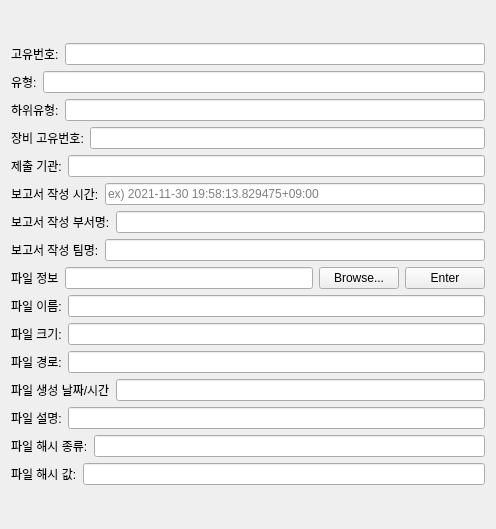
                  <widget class="QWidget" name="AI_Reports__scrollAreaWidgetContents_1">
                   <property name="geometry">
                    <rect>
                     <x>0</x>
                     <y>-333</y>
                     <width>496</width>
                     <height>529</height>
                    </rect>
                   </property>
                   <layout class="QGridLayout" name="gridLayout_12">
                    <item row="0" column="0">
                     <layout class="QVBoxLayout" name="AI_Reports__verticalLayout_1">
                      <item>
                       <layout class="QHBoxLayout" name="AI_Reports_id__horizontalLayout_1">
                        <item>
                         <widget class="QLabel" name="AI_Reports_id__label_1">
                          <property name="text">
                           <string>고유번호:</string>
                          </property>
                         </widget>
                        </item>
                        <item>
                         <widget class="QLineEdit" name="AI_Reports_id__lineEdit_1"/>
                        </item>
                       </layout>
                      </item>
                      <item>
                       <layout class="QHBoxLayout" name="AI_Reports_type__horizontalLayout_1">
                        <item>
                         <widget class="QLabel" name="AI_Reports_type__label_1">
                          <property name="text">
                           <string>유형:</string>
                          </property>
                         </widget>
                        </item>
                        <item>
                         <widget class="QLineEdit" name="AI_Reports_type__lineEdit_1"/>
                        </item>
                       </layout>
                      </item>
                      <item>
                       <layout class="QHBoxLayout" name="AI_Reports_subtype__horizontalLayout_1">
                        <item>
                         <widget class="QLabel" name="AI_Reports_subtype__label_1">
                          <property name="text">
                           <string>하위유형:</string>
                          </property>
                         </widget>
                        </item>
                        <item>
                         <widget class="QLineEdit" name="AI_Reports_subtype__lineEdit_1"/>
                        </item>
                       </layout>
                      </item>
                      <item>
                       <layout class="QHBoxLayout" name="AI_Reports_mgmt_id__horizontalLayout_1">
                        <item>
                         <widget class="QLabel" name="AI_Reports_mgmt_id__label_1">
                          <property name="text">
                           <string>장비 고유번호:</string>
                          </property>
                         </widget>
                        </item>
                        <item>
                         <widget class="QLineEdit" name="AI_Reports_mgmt_id__lineEdit_1"/>
                        </item>
                       </layout>
                      </item>
                      <item>
                       <layout class="QHBoxLayout" name="AI_Reports_submission_agency__horizontalLayout_1">
                        <item>
                         <widget class="QLabel" name="AI_Reports_submission_agency__label_1">
                          <property name="text">
                           <string>제출 기관:</string>
                          </property>
                         </widget>
                        </item>
                        <item>
                         <widget class="QLineEdit" name="AI_Reports_submission_agency__lineEdit_1"/>
                        </item>
                       </layout>
                      </item>
                      <item>
                       <layout class="QHBoxLayout" name="AI_Reports_reports_creation_datetime__horizontalLayout_1">
                        <item>
                         <widget class="QLabel" name="AI_Reports_reprot_creation_datetime__label_1">
                          <property name="text">
                           <string>보고서 작성 시간:</string>
                          </property>
                         </widget>
                        </item>
                        <item>
                         <widget class="QLineEdit" name="AI_Reports_reprot_creation_datetime__lineEdit_1">
                          <property name="placeholderText">
                           <string>ex) 2021-11-30 19:58:13.829475+09:00</string>
                          </property>
                         </widget>
                        </item>
                       </layout>
                      </item>
                      <item>
                       <layout class="QHBoxLayout" name="AI_Reports_division_name_of_report_maker__horizontalLayout_1">
                        <item>
                         <widget class="QLabel" name="AI_Reports_division_name_of_report_maker__label_1">
                          <property name="text">
                           <string>보고서 작성 부서명:</string>
                          </property>
                         </widget>
                        </item>
                        <item>
                         <widget class="QLineEdit" name="AI_Reports_division_name_of_report_maker__lineEdit_1"/>
                        </item>
                       </layout>
                      </item>
                      <item>
                       <layout class="QHBoxLayout" name="AI_Reports_team_name_of_report_maker__horizontalLayout_1">
                        <item>
                         <widget class="QLabel" name="AI_Reports_team_name_of_report_maker__label_1">
                          <property name="text">
                           <string>보고서 작성 팀명:</string>
                          </property>
                         </widget>
                        </item>
                        <item>
                         <widget class="QLineEdit" name="AI_Reports_team_name_of_report_maker__lineEdit_1"/>
                        </item>
                       </layout>
                      </item>
                      <item>
                       <layout class="QHBoxLayout" name="AI_Reports_file_info__horizontalLayout_1">
                        <item>
                         <widget class="QLabel" name="AI_Reports_file_info__label_1">
                          <property name="text">
                           <string>파일 정보</string>
                          </property>
                         </widget>
                        </item>
                        <item>
                         <widget class="QLineEdit" name="AI_Reports_file_info__lineEdit_1"/>
                        </item>
                        <item>
                         <widget class="QPushButton" name="AI_Reports_file_info__browseButton_1">
                          <property name="text">
                           <string>Browse...</string>
                          </property>
                         </widget>
                        </item>
                        <item>
                         <widget class="QPushButton" name="AI_Reports_file_info__enterButton_1">
                          <property name="text">
                           <string>Enter</string>
                          </property>
                         </widget>
                        </item>
                       </layout>
                      </item>
                      <item>
                       <layout class="QHBoxLayout" name="AI_Reports_file_name__horizontalLayout_1">
                        <item>
                         <widget class="QLabel" name="AI_Reports_file_name__label_1">
                          <property name="text">
                           <string>파일 이름:</string>
                          </property>
                         </widget>
                        </item>
                        <item>
                         <widget class="QLineEdit" name="AI_Reports_file_name__lineEdit_1"/>
                        </item>
                       </layout>
                      </item>
                      <item>
                       <layout class="QHBoxLayout" name="AI_Reports_file_size__horizontalLayout_1">
                        <item>
                         <widget class="QLabel" name="AI_Reports_file_size__label_1">
                          <property name="text">
                           <string>파일 크기:</string>
                          </property>
                         </widget>
                        </item>
                        <item>
                         <widget class="QLineEdit" name="AI_Reports_file_size__lineEdit_1"/>
                        </item>
                       </layout>
                      </item>
                      <item>
                       <layout class="QHBoxLayout" name="AI_Reports_file_path__horizontalLayout_1">
                        <item>
                         <widget class="QLabel" name="AI_Reports_file_path__label_1">
                          <property name="text">
                           <string>파일 경로:</string>
                          </property>
                         </widget>
                        </item>
                        <item>
                         <widget class="QLineEdit" name="AI_Reports_file_path__lineEdit_1"/>
                        </item>
                       </layout>
                      </item>
                      <item>
                       <layout class="QHBoxLayout" name="AI_Reports_file_creation_datetime__horizontalLayout_1">
                        <item>
                         <widget class="QLabel" name="AI_Reports_file_creation_datetime__label_1">
                          <property name="text">
                           <string>파일 생성 날짜/시간</string>
                          </property>
                         </widget>
                        </item>
                        <item>
                         <widget class="QLineEdit" name="AI_Reports_file_creation_datetime__lineEdit_1">
                          <property name="placeholderText">
                           <string/>
                          </property>
                         </widget>
                        </item>
                       </layout>
                      </item>
                      <item>
                       <layout class="QHBoxLayout" name="AI_Reports_file_description__horizontalLayout_1">
                        <item>
                         <widget class="QLabel" name="AI_Reports_file_description__label_1">
                          <property name="text">
                           <string>파일 설명:</string>
                          </property>
                         </widget>
                        </item>
                        <item>
                         <widget class="QLineEdit" name="AI_Reports_file_description__lineEdit_1"/>
                        </item>
                       </layout>
                      </item>
                      <item>
                       <layout class="QHBoxLayout" name="AI_Reports_file_hash_type__horizontalLayout_1">
                        <item>
                         <widget class="QLabel" name="AI_Reports_file_hash_type__label_1">
                          <property name="text">
                           <string>파일 해시 종류:</string>
                          </property>
                         </widget>
                        </item>
                        <item>
                         <widget class="QLineEdit" name="AI_Reports_file_hash_type__lineEdit_1"/>
                        </item>
                       </layout>
                      </item>
                      <item>
                       <layout class="QHBoxLayout" name="AI_Reports_file_hash_value__horizontalLayout_1">
                        <item>
                         <widget class="QLabel" name="AI_Reports_file_hash_value__label_1">
                          <property name="text">
                           <string>파일 해시 값:</string>
                          </property>
                         </widget>
                        </item>
                        <item>
                         <widget class="QLineEdit" name="AI_Reports_file_hash_value__lineEdit_1"/>
                        </item>
                       </layout>
                      </item>
                     </layout>
                    </item>
                   </layout>
                  </widget>
